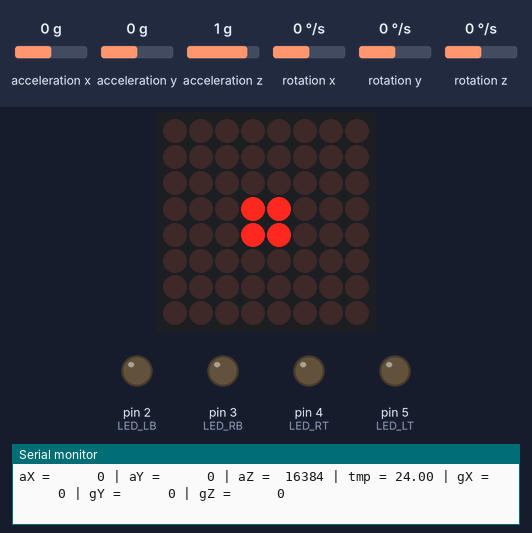
The sketch below on a simulated Arduino Uno, built with avr-gcc and run on an emulated ATmega328P. On the bench: 8×8 LED matrix, output pins drawn as LEDs (lit = HIGH), the last lines printed to the serial monitor. Wiring (inferred from the names in the program): MPU-6050 motion sensor at I2C address 0x68; MAX7219 LED driver (orientation assumed): data pin 8; clock pin 10; CS pin 9. The test bench sets the inputs (shaded band); at power-on: acceleration x 0 g, acceleration y 0 g, acceleration z 1 g, rotation x 0 °/s, rotation y 0 °/s, rotation z 0 °/s. Pins used as bus, display or sensor lines are not drawn.

Above: at 1.2 s.
1.3 s: acceleration x set to -1.4 g
At 2.6 s:
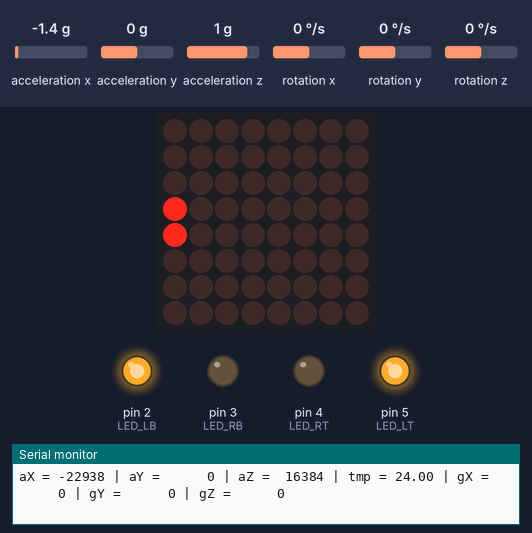
2.9 s: acceleration y set to -1.4 g
At 4.2 s:
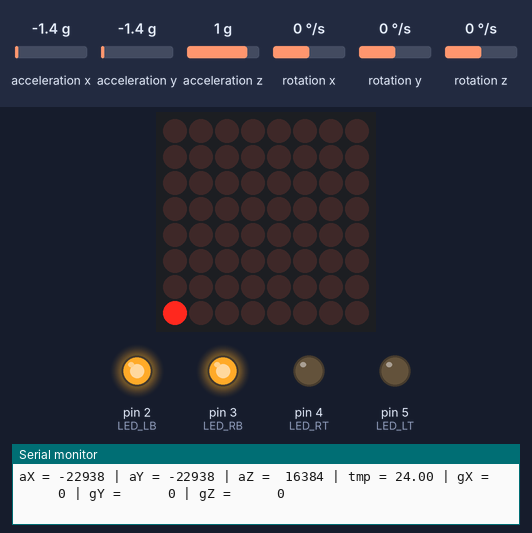
4.5 s: acceleration x set to 0.8 g
At 5.0 s:
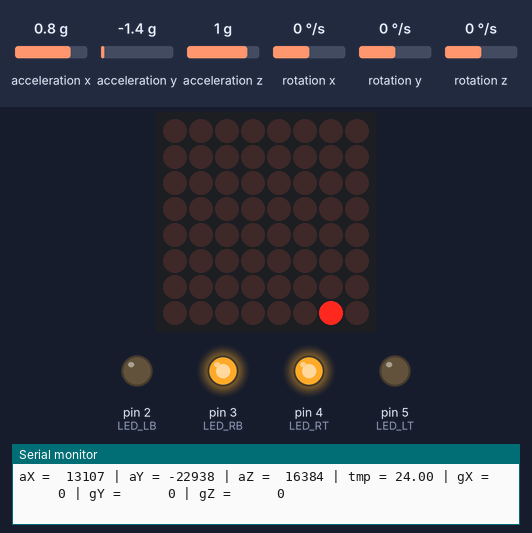
6.1 s: acceleration y set to 0 g
At 6.7 s:
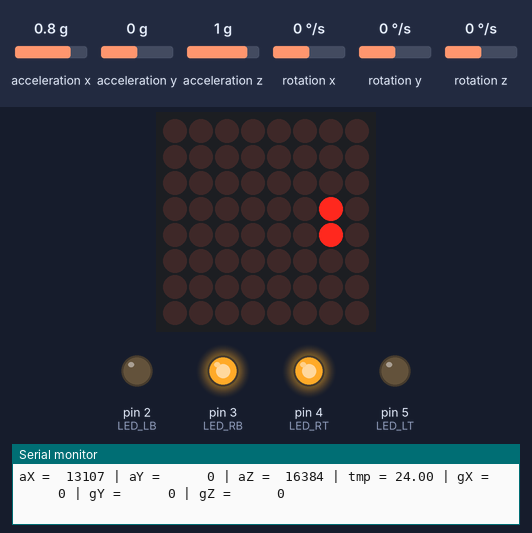
7.7 s: acceleration x set to -0.8 g
At 8.5 s:
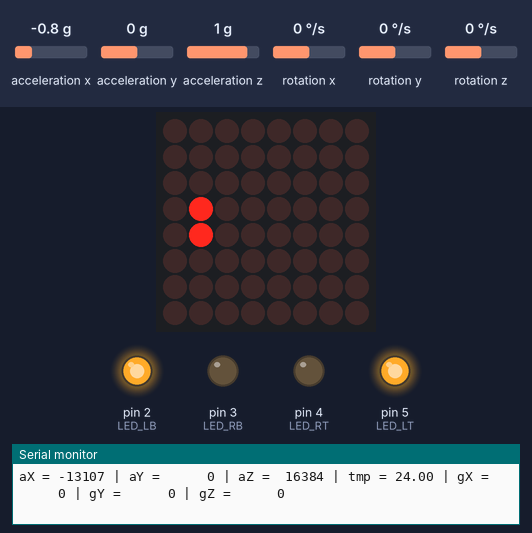
9.3 s: acceleration y set to 0.8 g
At 10.1 s:
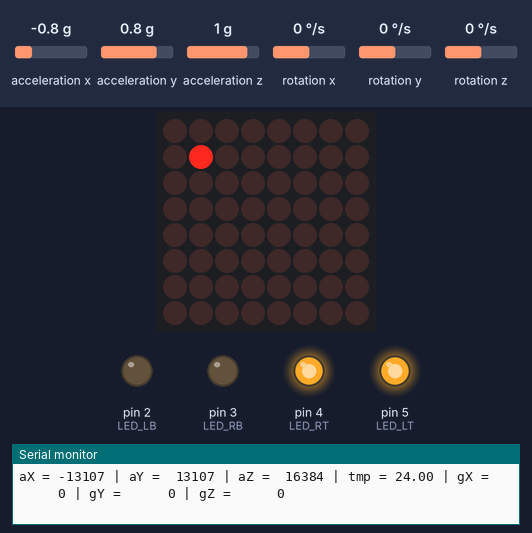
Timing chart, 0 to 11.8 s (numbered marks = the images above; inputs shaded):
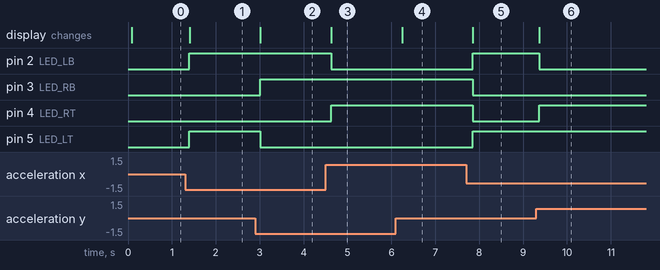

The sketch:

accelerometer.ino
```cpp
/* Code written by : Adrien Louvrier, 30/01/2021
 * Objective : control a leds matrix with an accelerometer
 * Card used : Arduino Uno
 * Eletronic Circuit :
 * input :
 * - an accelerometer connected to 5V, grd, SCL and SDA
 * output :
 * - A leds matrix connected to 5V, grd, pins 8, 9 and 10
 * - 4 leds with 330 Ohms resistors in serial connected to pins 2, 3, 4, 5 and grd
 *
 * Note : the following functions weren't written by me : convert_int16_to_str, writeLine, writeMatrix, init_1088AS, clearMatrix
*/

#include <Wire.h>

#define MPU_ADDR 0x68 // Accelerometer adress

#define LED_LT 5 // leds pins
#define LED_LB 2
#define LED_RB 3
#define LED_RT 4

#define DIN_PIN 8
#define CS_PIN 9
#define CLK_PIN 10

int linesValues[8] = {0x00, 0x00, 0x00, 0x00, 0x00, 0x00, 0x00, 0x00}; // Values for each line

int16_t accelerometer_x, accelerometer_y, accelerometer_z; // variables for accelerometer row data
int16_t gyro_x, gyro_y, gyro_z; // variables for gyro raw data
int16_t temperature;

char tmp_str[7]; // temporary variable used in convert function

// Function prototypes
char* convert_int16_to_str(int16_t i);
void writePix(int value);
void writeLine(int address, int value);
void writeMatrix(int *tab);
void init_1088AS(void);
void clearMatrix();
void manageDisplay(int i);
void manageDisplay(void);

char* convert_int16_to_str(int16_t i) {
  sprintf(tmp_str, "%6d", i);
  return tmp_str;
}

void writePix(int value) {
  digitalWrite(CS_PIN, LOW);
  for (int i = 0; i < 8; ++i) {
    digitalWrite(CLK_PIN, LOW);
    digitalWrite(DIN_PIN, value & 0x80); // masquage de la donnée
    value = value << 1; // Shift left bits
    digitalWrite(CLK_PIN, HIGH);
  }
}

void writeLine(int address, int value) {
  digitalWrite(CS_PIN, LOW);
  writePix(address);
  writePix(value);
  digitalWrite(CS_PIN, HIGH);

}

void writeMatrix(int *tab) { // ou int tab[8]
  for (int i = 0; i < 8; ++i) {
    writeLine(i + 1, tab[i]);
  }
}

void init_1088AS(void) {
  writeLine(0x09, 0x00); // decoding : BCD
  writeLine(0x0A, 0x01); // brightness
  writeLine(0x0B, 0x07); // scanlimit: 8 LEDs
  writeLine(0x0C, 0x01); // power_down mode : 0, normal mode : 1
  writeLine(0x0F, 0x00); // //test display: 1; EOT, display : 0
}

void clearMatrix() { // or int tab[8]
  int clean[8] = {0x00, 0x00, 0x00, 0x00, 0x00, 0x00, 0x00, 0x00};
  writeMatrix(clean);
}

void manageDisplay(int i) {
  if (accelerometer_x > 16000) {
    linesValues[i] = 0x01;

  } else if (accelerometer_x <= 16000 && accelerometer_x > 14000) {
    linesValues[i] = 0x03;

  } else if (accelerometer_x <= 14000 && accelerometer_x > 12000) {
    linesValues[i] = 0x02;

  } else if (accelerometer_x <= 12000 && accelerometer_x > 8000) {
    linesValues[i] = 0x06;

  } else if (accelerometer_x <= 8000 && accelerometer_x > 6000) {
    linesValues[i] = 0x04;

  } else if (accelerometer_x <= 6000 && accelerometer_x > 4000) {
    linesValues[i] = 0x0C;

  } else if (accelerometer_x <= 4000 && accelerometer_x > 2000) {
    linesValues[i] = 0x08;

  } else if (accelerometer_x <= 2000 && accelerometer_x > -2000) {
    linesValues[i] = 0x18;

  } else if (accelerometer_x <= -2000 && accelerometer_x > -4000) {
    linesValues[i] = 0x10;

  } else if (accelerometer_x <= -4000 && accelerometer_x > -6000) {
    linesValues[i] = 0x30;

  } else if (accelerometer_x <= -6000 && accelerometer_x > -8000) {
    linesValues[i] = 0x20;

  } else if (accelerometer_x <= -8000 && accelerometer_x > -12000) {
    linesValues[i] = 0x60;

  } else if (accelerometer_x <= -12000 && accelerometer_x > -14000) {
    linesValues[i] = 0x40;

  } else if (accelerometer_x <= -14000 && accelerometer_x > -16000) {
    linesValues[i] = 0xC0;

  } else if (accelerometer_x <= -16000) {
    linesValues[i] = 0x80;
  }
}

void manageDisplay() {
  for (int i = 0; i < 8; ++i) {
    linesValues[i] = 0x00;
  }
  if (accelerometer_y >= 14000) {
    manageDisplay(0);
  }
  if (accelerometer_y >= 8000 && accelerometer_y < 16000) {
    manageDisplay(1);
  }
  if (accelerometer_y >= 4000 && accelerometer_y < 12000) {
    manageDisplay(2);
  }
  if (accelerometer_y >= -2000 && accelerometer_y < 6000) {
    manageDisplay(3);
  }
  if (accelerometer_y >= -6000 && accelerometer_y < 2000) {
    manageDisplay(4);
  }
  if (accelerometer_y >= -12000 && accelerometer_y < -4000) {
    manageDisplay(5);
  }
  if (accelerometer_y >= -16000 && accelerometer_y < -8000) {
    manageDisplay(6);
  }
  if (accelerometer_y < -14000) {
    manageDisplay(7);
  }
}

void setup() {
  Serial.begin(9600);
  pinMode(CS_PIN, OUTPUT);
  pinMode(DIN_PIN, OUTPUT);
  pinMode(CLK_PIN, OUTPUT);
  delay(50);
  init_1088AS();
  clearMatrix();
  pinMode(LED_LT, OUTPUT);
  pinMode(LED_LB, OUTPUT);
  pinMode(LED_RB, OUTPUT);
  pinMode(LED_RT, OUTPUT);
  digitalWrite(LED_LT, LOW);
  digitalWrite(LED_LB, LOW);
  digitalWrite(LED_RB, LOW);
  digitalWrite(LED_RT, LOW);
  Wire.begin();
  Wire.beginTransmission(MPU_ADDR); // Begins a transmission to the I2C slave (GY-521 board)
  Wire.write(0x6B); // PWR_MGMT_1 register
  Wire.write(0); // set to zero (wakes up the MPU-6050)
  Wire.endTransmission(true);
}

void loop() {
  Wire.beginTransmission(MPU_ADDR);
  Wire.write(0x3B); // starting with register 0x3B (ACCEL_XOUT_H) [MPU-6000 and MPU-6050 Register Map and Descriptions Revision 4.2, p.40]
  Wire.endTransmission(false); // the parameter indicates that the Arduino will send a restart. As a result, the conneciton is kept active.
  Wire.requestFrom(MPU_ADDR, 7 * 2, true); // request a total of 7*2=14 registers

  // "Wire.read()<<8 | Wire.read(); means two registers are read and stored in the same variable
  accelerometer_x = Wire.read() << 8 | Wire.read(); // reading registers: 0x3B (ACCEL_XOUT_H) and 0x3C (ACCEL_XOUT_L)
  accelerometer_y = Wire.read() << 8 | Wire.read(); // reading registers: 0x3D (ACCEL_XOUT_H) and 0x3E (ACCEL_XOUT_L)
  accelerometer_z = Wire.read() << 8 | Wire.read(); // reading registers: 0x3F (ACCEL_XOUT_H) and 0x40 (ACCEL_XOUT_L)
  temperature = Wire.read() << 8 | Wire.read(); // reading registers: 0x41 (TEMP_OUT_H) and 0x42 (TEMP_OUT_L)
  gyro_x = Wire.read() << 8 | Wire.read(); // reading registers: 0x43 (ACCEL_XOUT_H) and 0x44 (ACCEL_XOUT_L)
  gyro_y = Wire.read() << 8 | Wire.read(); // reading registers: 0x45 (ACCEL_XOUT_H) and 0x46 (ACCEL_XOUT_L)
  gyro_z = Wire.read() << 8 | Wire.read(); // reading registers: 0x47 (ACCEL_XOUT_H) and 0x48 (ACCEL_XOUT_L)

  //print out data
  Serial.print("aX = "); Serial.print(convert_int16_to_str(accelerometer_x));
  Serial.print(" | aY = "); Serial.print(convert_int16_to_str(accelerometer_y));
  Serial.print(" | aZ = "); Serial.print(convert_int16_to_str(accelerometer_z));
  // the following equation was taken from the documentation [MPU-6000/MPU-6050 Register MAP and Description, p.30]
  Serial.print(" | tmp = "); Serial.print(temperature / 340.00 + 36.53);
  Serial.print(" | gX = "); Serial.print(convert_int16_to_str(gyro_x));
  Serial.print(" | gY = "); Serial.print(convert_int16_to_str(gyro_y));
  Serial.print(" | gZ = "); Serial.print(convert_int16_to_str(gyro_z));
  Serial.println();

  // Turn on and off leds according to the inclination of the gyroscope
  if (accelerometer_x < 1000 && accelerometer_y < -8000) {
    digitalWrite(LED_LB, HIGH);
    digitalWrite(LED_RB, HIGH);
    digitalWrite(LED_RT, LOW);
    digitalWrite(LED_LT, LOW);
  } else if (accelerometer_x < 1000 && accelerometer_y > 8000) {
    digitalWrite(LED_LB, LOW);
    digitalWrite(LED_RB, LOW);
    digitalWrite(LED_RT, HIGH);
    digitalWrite(LED_LT, HIGH);
  } else if (accelerometer_x > 8000 && accelerometer_y < 1000) {
    digitalWrite(LED_LB, LOW);
    digitalWrite(LED_RB, HIGH);
    digitalWrite(LED_RT, HIGH);
    digitalWrite(LED_LT, LOW);
  } else if (accelerometer_x < -8000 && accelerometer_y < 1000) {
    digitalWrite(LED_LB, HIGH);
    digitalWrite(LED_RB, LOW);
    digitalWrite(LED_RT, LOW);
    digitalWrite(LED_LT, HIGH);
  } else {
    digitalWrite(LED_LB, LOW);
    digitalWrite(LED_RB, LOW);
    digitalWrite(LED_RT, LOW);
    digitalWrite(LED_LT, LOW);
  }

  // Display on the leds matrix
  manageDisplay();
  writeMatrix(linesValues);

  delay(30);
}
```

Measured:
- after the input at 1.3 s, pin 2 (LED_LB), pin 5 (LED_LT): LOW → HIGH after 0.10 s; the display: changes after 0.10 s (image 1)
- after the input at 2.9 s, pin 3 (LED_RB): LOW → HIGH after 0.11 s; pin 5 (LED_LT): HIGH → LOW after 0.11 s; the display: changes after 0.12 s (image 2)
- after the input at 4.5 s, pin 2 (LED_LB): HIGH → LOW after 0.13 s; pin 4 (LED_RT): LOW → HIGH after 0.13 s; the display: changes after 0.13 s (image 3)
- after the input at 6.1 s, the display: changes after 0.14 s (image 4)
- after the input at 7.7 s, pin 2 (LED_LB), pin 5 (LED_LT): LOW → HIGH after 0.16 s; pin 3 (LED_RB), pin 4 (LED_RT): HIGH → LOW after 0.16 s; the display: changes after 0.16 s (image 5)
- after the input at 9.3 s, pin 2 (LED_LB): HIGH → LOW after 0.07 s; pin 4 (LED_RT): LOW → HIGH after 0.07 s; the display: changes after 0.07 s (image 6)
